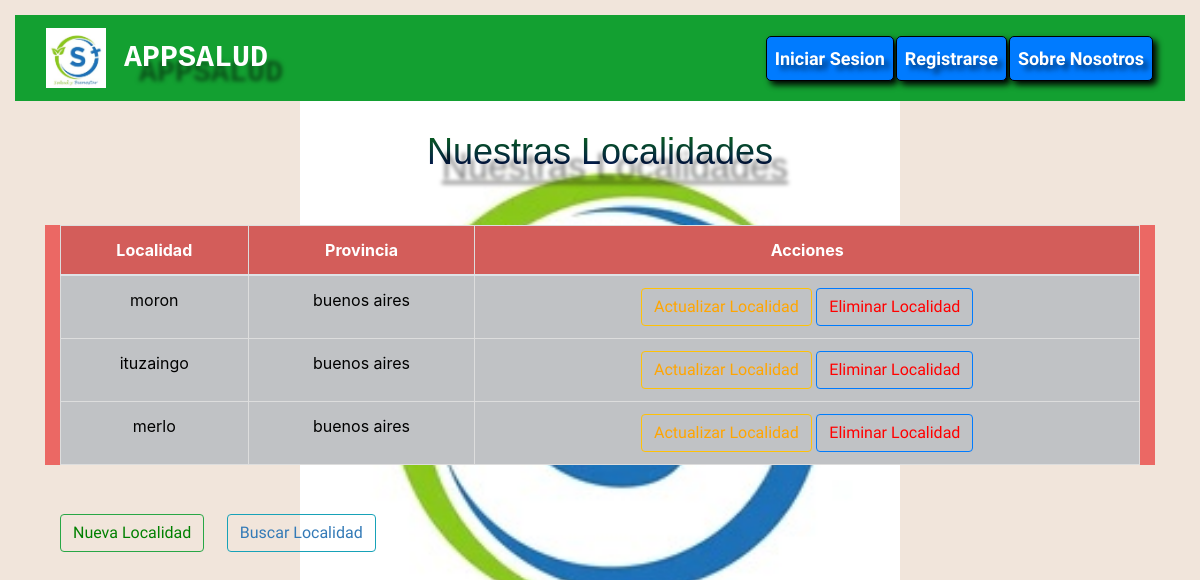
The page /localidades/ on the database its author committed.
### AppSalud/models.py (models this page shows, shortened)
class Localidad(models.Model):
    localidad = models.CharField(max_length=30)
    provincia = models.CharField(max_length=30)

### AppSalud/views.py (the view)
# urls.py: path('localidades/',views.mostrar_localidades,name="Localidades"),
def mostrar_localidades(request):
    localidad= Localidad.objects.all()
    context={'localidad':localidad}
    return render(request,'AppSalud/localidad.html',context=context)

### AppSalud/Templates/AppSalud/localidad.html (shortened to what this page needs)
{% extends "AppSalud/base.html" %}
{% load static %}
{% block codigoDinamico %}
<body style='background-color: #f1e5db;'>
    <div class="container">
        <h1><u>Nuestras Localidades</u></h1>
        <br>
        <div class="container" style="background-color:#eb6864;">
            <table class="table table-active text-center">
                <thead>
                    <tr>
                        <th scope="col">Localidad</th>
                        <th scope="col">Provincia</th>
                        <th scope="col">Acciones</th>
                    </tr>
                </thead>
                <tbody>
                    {% for localidad in localidad %}
                    <tr class="table-secondary text-center">
                        <td>{{ localidad.localidad }}</td>
                        <td>{{ localidad.provincia }}</td>
                        <td>
                            <button type="button" class="btn btn-outline-warning">
                                <a href="{% url 'Actualizar_Localidad' id_localidad=localidad.id %}" style='color: orange;'>Actualizar Localidad</a>
                            </button>
                            <button type="button" class="btn btn-outline-primary">
                                <a href="{% url 'Eliminar_Localidad' id_localidad=localidad.id%}" style='color: red;'>Eliminar Localidad</a>
                            </button>
                        </td>
                    </tr>
                    {% endfor %}
                </tbody>
            </table>
        </div>
        <br>
        <div class="container">
            <button type="button" class="btn btn-outline-success">
                <a href="{% url 'Crear_Localidades' %}" style='color: green;'>Nueva Localidad</a>
            </button>
            <button type="button" class="btn btn-outline-info">
                <a href="{% url 'Buscar_Localidad' %}" style='color: #337ab7;'>Buscar Localidad</a>
            </button>
        </div>
    </div>
</body>
{% endblock %}

### AppSalud/static/styles.css (style rules this page uses)
body { background-image: url('salud.jpg'); background-size: 50%; background-position: center ; background-repeat: no-repeat; background-color: rgb(255, 255, 255); padding-left: 15px; padding-right: 15px; padding-top: 15px; padding-bottom: 15px; background-attachment:fixed; }
.container { margin-top: 5px; }
h1 { color: transparent; background: linear-gradient(0deg, #020457, #096b16); -webkit-background-clip: text; background-clip: text; font-size: 36px; text-shadow: 15px 15px 4px rgba(0, 0, 0, 0.5); font-family: 'Lucida Sans', 'Lucida Sans Regular', 'Lucida Grande', 'Lucida Sans Unicode', Geneva, Verdana, sans-serif; text-align: center; background-color: #131212; -webkit-background-clip: text; background-clip: text; }
.table { border-collapse: collapse; width: 100%; margin: 20px 0; font-size: 1rem; text-align: left; background-color: #ffffff; transition: transform 0.2s; }
.table th, .table td { padding: 12px; border: 1px solid #dddddd; }
.table th { background-color: #eb6864; color: white; }
.btn a { text-decoration: none; color: inherit; }

### rows shown on the page
Localidad: localidad "moron", provincia "buenos aires"
Localidad: localidad "ituzaingo", provincia "buenos aires"
Localidad: localidad "merlo", provincia "buenos aires"
